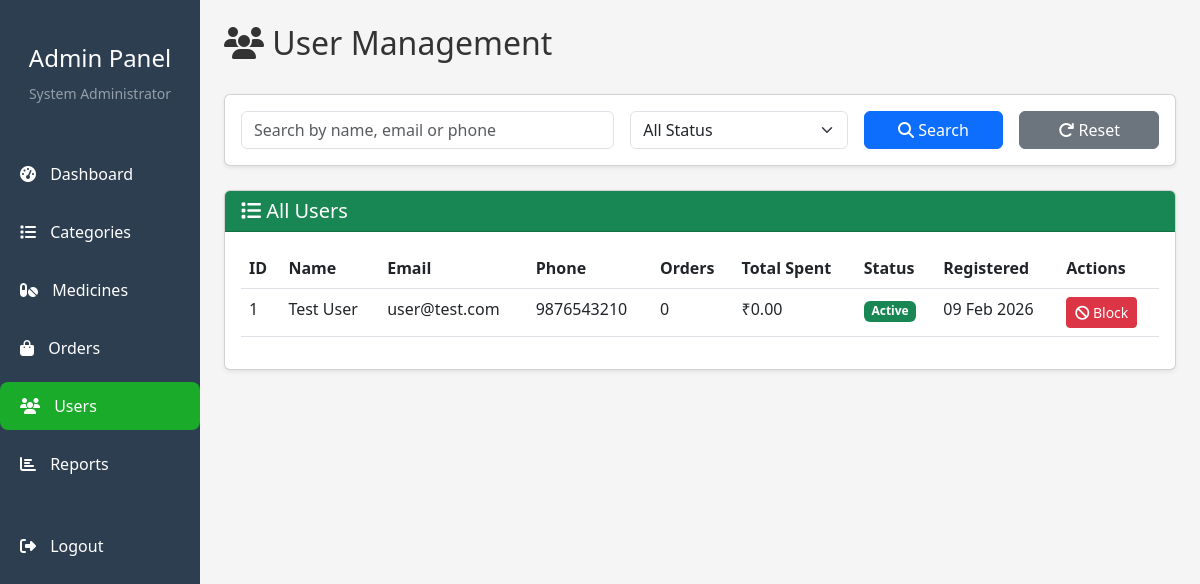
Page /admin/users.php (signed in) on the committed database.
### tables this page shows
CREATE TABLE users (
    user_id INT PRIMARY KEY AUTO_INCREMENT,
    full_name VARCHAR(100) NOT NULL,
    email VARCHAR(100) UNIQUE NOT NULL,
    phone VARCHAR(15) NOT NULL,
    password VARCHAR(255) NOT NULL,
    address TEXT,
    city VARCHAR(50),
    state VARCHAR(50),
    pincode VARCHAR(10),
    security_question VARCHAR(255),
    security_answer VARCHAR(255),
    status ENUM('active', 'blocked') DEFAULT 'active',
    created_at TIMESTAMP DEFAULT CURRENT_TIMESTAMP,
    updated_at TIMESTAMP DEFAULT CURRENT_TIMESTAMP ON UPDATE CURRENT_TIMESTAMP
);

### includes/functions.php (called while the page is built, shortened)
<?php
function formatPrice($price) {
    return '₹' . number_format($price, 2);
}
function formatDate($date) {
    return date('d M Y', strtotime($date));
}
?>

### admin/users.php (the view, shortened to what this page needs)
<?php
include 'includes/header.php';
$conn = getDBConnection();
$search = isset($_GET['search']) ? mysqli_real_escape_string($conn, $_GET['search']) : '';
$where = "1=1";
$users_query = "SELECT u.*,
                COUNT(DISTINCT o.order_id) as total_orders,
                COALESCE(SUM(o.total_amount), 0) as total_spent
                FROM users u
                LEFT JOIN orders o ON u.user_id = o.user_id
                WHERE $where
                GROUP BY u.user_id
                ORDER BY u.created_at DESC";
$users_result = mysqli_query($conn, $users_query);
?>
<div class="d-flex justify-content-between align-items-center mb-4">
    <h2><i class="fas fa-users"></i> User Management</h2>
</div>
<div class="card shadow-sm mb-4">
    <div class="card-body">
        <form method="GET" action="" class="row g-3">
            <div class="col-md-5">
                <input type="text" name="search" class="form-control" placeholder="Search by name, email or phone"
                       value="<?php echo htmlspecialchars($search); ?>">
            </div>
            <div class="col-md-3">
                <select name="status" class="form-select">
                    <option value="">All Status</option>
                </select>
            </div>
            <div class="col-md-2">
                <button type="submit" class="btn btn-primary w-100">
                    <i class="fas fa-search"></i> Search
                </button>
            </div>
            <div class="col-md-2">
                <a href="users.php" class="btn btn-secondary w-100">
                    <i class="fas fa-redo"></i> Reset
                </a>
            </div>
        </form>
    </div>
</div>
<div class="card shadow-sm">
    <div class="card-header bg-success text-white">
        <h5 class="mb-0"><i class="fas fa-list"></i> All Users</h5>
    </div>
    <div class="card-body">
        <div class="table-responsive">
            <table class="table table-hover">
                <thead>
                    <tr>
                        <th>ID</th>
                        <th>Name</th>
                        <th>Email</th>
                        <th>Phone</th>
                        <th>Orders</th>
                        <th>Total Spent</th>
                        <th>Status</th>
                        <th>Registered</th>
                        <th>Actions</th>
                    </tr>
                </thead>
                <tbody>
                    <?php if (mysqli_num_rows($users_result) > 0): ?>
                        <?php while ($user = mysqli_fetch_assoc($users_result)): ?>
                            <tr>
                                <td><?php echo $user['user_id']; ?></td>
                                <td><?php echo htmlspecialchars($user['full_name']); ?></td>
                                <td><?php echo htmlspecialchars($user['email']); ?></td>
                                <td><?php echo htmlspecialchars($user['phone']); ?></td>
                                <td><?php echo $user['total_orders']; ?></td>
                                <td><?php echo formatPrice($user['total_spent']); ?></td>
                                <td>
                                    <?php if ($user['status'] == 'active'): ?>
                                        <span class="badge bg-success">Active</span>
                                    <?php else: ?>
                                        <span class="badge bg-danger">Blocked</span>
                                    <?php endif; ?>
                                </td>
                                <td><?php echo formatDate($user['created_at']); ?></td>
                                <td>
                                    <?php if ($user['status'] == 'active'): ?>
                                        <a href="users.php?action=block&user_id=<?php echo $user['user_id']; ?>"
                                           class="btn btn-sm btn-danger"
                                           onclick="return confirm('Are you sure you want to block this user?')">
                                            <i class="fas fa-ban"></i> Block
                                        </a>
                                    <?php endif; ?>
                                </td>
                            </tr>
                        <?php endwhile; ?>
                    <?php else: ?>
                        <tr>
                            <td colspan="9" class="text-center">No users found</td>
                        </tr>
                    <?php endif; ?>
                </tbody>
            </table>
        </div>
    </div>
</div>
<?php
include 'includes/footer.php';
?>

### assets/css/style.css (style rules this page uses)
:root { --primary-color: #ff6f61; --secondary-color: #1aab2a; --dark-color: #2c3e50; --light-color: #f8f9fa; --border-radius: 8px; --transition: all 0.3s ease; }
* { margin: 0; padding: 0; box-sizing: border-box; }
body { font-family: 'Segoe UI', Tahoma, Geneva, Verdana, sans-serif; color: #333; background-color: #f5f5f5; }

### rows in the picture
users: user_id "1", full_name "Test User", email "user@test.com", phone "9876543210", total_orders "0", total_spent "₹0.00", status "Active", created_at "09 Feb 2026"

### other values in the picture
$_SESSION['admin_name'] "System Administrator"
